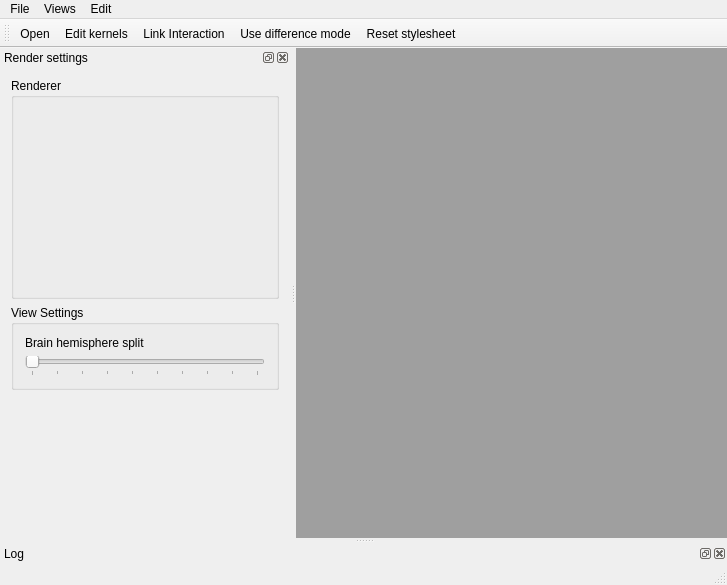
<?xml version="1.0" encoding="UTF-8"?>
<ui version="4.0">
 <class>MainWindow</class>
 <widget class="QMainWindow" name="MainWindow">
  <property name="geometry">
   <rect>
    <x>0</x>
    <y>0</y>
    <width>727</width>
    <height>585</height>
   </rect>
  </property>
  <property name="mouseTracking">
   <bool>true</bool>
  </property>
  <property name="windowTitle">
   <string>BrainCove[*]</string>
  </property>
  <widget class="QWidget" name="centralWidget">
   <layout class="QVBoxLayout" name="verticalLayout">
    <property name="margin">
     <number>0</number>
    </property>
    <item>
     <widget class="QMdiArea" name="mdiArea"/>
    </item>
   </layout>
  </widget>
  <widget class="QMenuBar" name="menuBar">
   <property name="geometry">
    <rect>
     <x>0</x>
     <y>0</y>
     <width>727</width>
     <height>21</height>
    </rect>
   </property>
   <property name="styleSheet">
    <string notr="true"/>
   </property>
   <widget class="QMenu" name="menuFile">
    <property name="title">
     <string>File</string>
    </property>
    <addaction name="actionOpen_Matrix"/>
   </widget>
   <widget class="QMenu" name="menuViews">
    <property name="title">
     <string>Views</string>
    </property>
   </widget>
   <widget class="QMenu" name="menuEdit">
    <property name="title">
     <string>Edit</string>
    </property>
    <addaction name="actionEdit_kernels"/>
   </widget>
   <addaction name="menuFile"/>
   <addaction name="menuViews"/>
   <addaction name="menuEdit"/>
  </widget>
  <widget class="QStatusBar" name="statusBar"/>
  <widget class="QDockWidget" name="settingsDock">
   <property name="windowTitle">
    <string>Render settings</string>
   </property>
   <attribute name="dockWidgetArea">
    <number>1</number>
   </attribute>
   <widget class="QWidget" name="dockWidgetContents">
    <layout class="QVBoxLayout" name="verticalLayout_2">
     <item>
      <widget class="QGroupBox" name="infoBox">
       <property name="title">
        <string>Renderer</string>
       </property>
       <property name="flat">
        <bool>false</bool>
       </property>
       <property name="checkable">
        <bool>false</bool>
       </property>
       <layout class="QVBoxLayout" name="verticalLayout_3">
        <property name="margin">
         <number>3</number>
        </property>
        <item>
         <widget class="QTreeWidget" name="infoTree">
          <property name="autoFillBackground">
           <bool>false</bool>
          </property>
          <property name="styleSheet">
           <string notr="true">background-color: transparent;</string>
          </property>
          <property name="frameShape">
           <enum>QFrame::NoFrame</enum>
          </property>
          <property name="frameShadow">
           <enum>QFrame::Plain</enum>
          </property>
          <property name="lineWidth">
           <number>0</number>
          </property>
          <property name="horizontalScrollBarPolicy">
           <enum>Qt::ScrollBarAlwaysOff</enum>
          </property>
          <property name="autoScroll">
           <bool>true</bool>
          </property>
          <property name="horizontalScrollMode">
           <enum>QAbstractItemView::ScrollPerItem</enum>
          </property>
          <attribute name="headerVisible">
           <bool>false</bool>
          </attribute>
          <attribute name="headerDefaultSectionSize">
           <number>100</number>
          </attribute>
          <column>
           <property name="text">
            <string notr="true">1</string>
           </property>
          </column>
         </widget>
        </item>
       </layout>
      </widget>
     </item>
     <item>
      <widget class="QGroupBox" name="viewSettingsBox">
       <property name="title">
        <string>View Settings</string>
       </property>
       <property name="flat">
        <bool>false</bool>
       </property>
       <property name="checkable">
        <bool>false</bool>
       </property>
       <layout class="QVBoxLayout" name="verticalLayout_4">
        <item>
         <widget class="QLabel" name="brainSeparationLabel">
          <property name="text">
           <string>Brain hemisphere split</string>
          </property>
         </widget>
        </item>
        <item>
         <widget class="QSlider" name="brainSeparationSlider">
          <property name="maximum">
           <number>90</number>
          </property>
          <property name="orientation">
           <enum>Qt::Horizontal</enum>
          </property>
          <property name="invertedAppearance">
           <bool>false</bool>
          </property>
          <property name="invertedControls">
           <bool>false</bool>
          </property>
          <property name="tickPosition">
           <enum>QSlider::TicksBelow</enum>
          </property>
          <property name="tickInterval">
           <number>10</number>
          </property>
         </widget>
        </item>
       </layout>
      </widget>
     </item>
     <item>
      <spacer name="verticalSpacer">
       <property name="orientation">
        <enum>Qt::Vertical</enum>
       </property>
       <property name="sizeHint" stdset="0">
        <size>
         <width>20</width>
         <height>40</height>
        </size>
       </property>
      </spacer>
     </item>
    </layout>
   </widget>
  </widget>
  <widget class="QDockWidget" name="logDock">
   <property name="windowTitle">
    <string>Log</string>
   </property>
   <attribute name="dockWidgetArea">
    <number>8</number>
   </attribute>
   <widget class="QWidget" name="dockWidgetContents_2"/>
  </widget>
  <widget class="QToolBar" name="toolBar">
   <property name="windowTitle">
    <string>toolBar</string>
   </property>
   <property name="styleSheet">
    <string notr="true"/>
   </property>
   <property name="iconSize">
    <size>
     <width>16</width>
     <height>16</height>
    </size>
   </property>
   <property name="toolButtonStyle">
    <enum>Qt::ToolButtonIconOnly</enum>
   </property>
   <attribute name="toolBarArea">
    <enum>TopToolBarArea</enum>
   </attribute>
   <attribute name="toolBarBreak">
    <bool>false</bool>
   </attribute>
   <addaction name="actionOpen_Matrix"/>
   <addaction name="actionEdit_kernels"/>
   <addaction name="actionLink_Interaction"/>
   <addaction name="actionUse_difference_mode"/>
   <addaction name="actionReset_stylesheet"/>
  </widget>
  <action name="actionOpen_Matrix">
   <property name="icon">
    <iconset resource="../UI/ui.qrc">
     <normaloff>:/ui/icons/fatcow/32x32/folder.png</normaloff>:/ui/icons/fatcow/32x32/folder.png</iconset>
   </property>
   <property name="text">
    <string>Open...</string>
   </property>
   <property name="toolTip">
    <string>Open rs-fMRI file...</string>
   </property>
   <property name="whatsThis">
    <string>Open a rs-fMRI file</string>
   </property>
   <property name="shortcut">
    <string>Ctrl+O</string>
   </property>
  </action>
  <action name="actionEdit_kernels">
   <property name="icon">
    <iconset resource="../UI/ui.qrc">
     <normaloff>:/ui/icons/fatcow/32x32/brick_edit.png</normaloff>:/ui/icons/fatcow/32x32/brick_edit.png</iconset>
   </property>
   <property name="text">
    <string>Edit kernels</string>
   </property>
   <property name="toolTip">
    <string>Edit the active OpenCL kernels</string>
   </property>
   <property name="whatsThis">
    <string>Edit and rebuild the currently active OpenCL kernels (raycasting loop)</string>
   </property>
   <property name="shortcut">
    <string>Ctrl+E</string>
   </property>
  </action>
  <action name="actionLink_Interaction">
   <property name="checkable">
    <bool>true</bool>
   </property>
   <property name="icon">
    <iconset resource="../UI/ui.qrc">
     <normaloff>:/ui/icons/fatcow/32x32/application_link.png</normaloff>:/ui/icons/fatcow/32x32/application_link.png</iconset>
   </property>
   <property name="text">
    <string>Link Interaction</string>
   </property>
   <property name="toolTip">
    <string>Link the interaction between windows</string>
   </property>
  </action>
  <action name="actionUse_difference_mode">
   <property name="checkable">
    <bool>true</bool>
   </property>
   <property name="icon">
    <iconset resource="../UI/ui.qrc">
     <normaloff>:/ui/icons/fatcow/32x32/sum.png</normaloff>:/ui/icons/fatcow/32x32/sum.png</iconset>
   </property>
   <property name="text">
    <string>Use difference mode</string>
   </property>
  </action>
  <action name="actionReset_stylesheet">
   <property name="text">
    <string>Reset stylesheet</string>
   </property>
  </action>
 </widget>
 <layoutdefault spacing="6" margin="11"/>
 <resources>
  <include location="../UI/ui.qrc"/>
 </resources>
 <connections/>
</ui>
